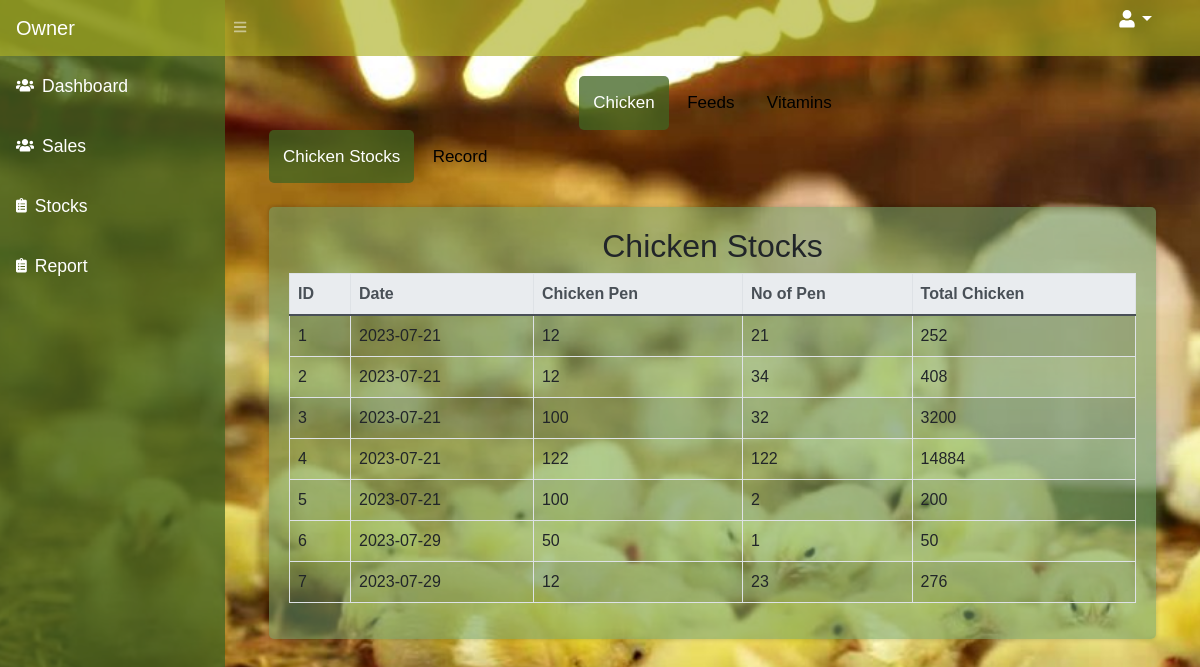
/admin/chicken_stocks_record.php, run on the app's committed database.
### tables this page shows
CREATE TABLE `chicken_stocks` (
  `id` int(11) NOT NULL,
  `date` date NOT NULL,
  `chicken_pen` varchar(50) NOT NULL,
  `no_of_pen` int(11) NOT NULL,
  `total_chicken` int(11) NOT NULL
);

### admin/chicken_stocks_record.php (the view, shortened to what this page needs)
<!DOCTYPE html>
<html>
<head>
    <link rel="stylesheet" href="https://stackpath.bootstrapcdn.com/bootstrap/4.5.2/css/bootstrap.min.css">
        <link href="https://cdn.jsdelivr.net/npm/simple-datatables@latest/dist/style.css" rel="stylesheet" />
        <link href="../css/styles.css" rel="stylesheet" />
        <link href="../css copy/themee.css" rel="stylesheet" />
</head>
<body class="sb-nav-fixed">
<?php include_once('includes/navbar.php');?>
        <div id="layoutSidenav">
          <?php include_once('includes/sidebar.php');?>
            <div id="layoutSidenav_content">
                <main>
                    <div class="container-fluid px-4">
                    <div class="pill-nav" align="center">
                    <a class="active" href="chickenstocks.php">Chicken</a>
                    <a href="feedsstocks.php">Feeds</a>
                    <a href="vitaminsstocks.php">Vitamins</a>
                    </div>
                    <div class="pill-nav">
                    <a class="active" href="chickenstocks.php">Chicken Stocks</a>
                    <a href="chicken_stocks_record.php">Record</a>
                    </div>
</body>
</html>
<?php
$servername = "localhost";
$username = "root";
$password = "";
$dbname = "loginsystem";
$conn = new mysqli($servername, $username, $password, $dbname);
$sql = "SELECT * FROM chicken_stocks";
$result = $conn->query($sql);
if ($result->num_rows > 0) {
    echo "<div class='container mt-4'>";
    echo "<h2>Chicken Stocks</h2>";
    echo "<table class='table table-bordered table-striped'>";
    echo "<thead class='thead-light'>";
    echo "<tr><th>ID</th><th>Date</th><th>Chicken Pen</th><th>No of Pen</th><th>Total Chicken</th></tr>";
    echo "</thead>";
    echo "<tbody>";
    while ($row = $result->fetch_assoc()) {
        echo "<tr>";
        echo "<td>" . $row['id'] . "</td>";
        echo "<td>" . $row['date'] . "</td>";
        echo "<td>" . $row['chicken_pen'] . "</td>";
        echo "<td>" . $row['no_of_pen'] . "</td>";
        echo "<td>" . $row['total_chicken'] . "</td>";
        echo "</tr>";
    }
    echo "</tbody>";
    echo "</table>";
    echo "</div>";
} else {
    echo "<div class='container mt-4'>";
    echo "<div class='alert alert-info'>No chicken stocks data available.</div>";
    echo "</div>";
}
?>

### css copy/themee.css (style rules this page uses)
* { margin: 0; padding: 0; box-sizing: border-box; }
body { background: url("../img/chick_bg.jpg") no-repeat; background-position: center; background-size: cover; height: 100vh; margin: 0; padding: 0; list-style: none; text-decoration: none; }
.container { padding: 28px 40px; transition: .5s; }

### admin/chicken_stocks_record.php (style rules this page uses)
body { font-family: Arial, Helvetica, sans-serif; }
.pill-nav a { display: inline-block; color: black; text-align: center; padding: 14px; text-decoration: none; font-size: 17px; border-radius: 5px; }
.pill-nav a.active { background-color: rgba(65, 100, 34, 0.76); color: white; }
body { font-family: Arial, sans-serif; background-color: #f8f8f8; padding: 20px; }
.container { max-width: 900px; margin: 0 auto; background-color: #72A06A8C; padding: 20px; border-radius: 5px; box-shadow: 0 0 5px rgba(0, 0, 0, 0.2); }
h2 { text-align: center; }

### admin/includes/sidebar.php (style rules this page uses)
.active { background-color: rgba(65, 100, 34, 0.76); color: white; }

### data on the page
chicken_stocks: id "1", date "2023-07-21", chicken_pen "12", no_of_pen "21", total_chicken "252"
chicken_stocks: id "2", date "2023-07-21", chicken_pen "12", no_of_pen "34", total_chicken "408"
chicken_stocks: id "3", date "2023-07-21", chicken_pen "100", no_of_pen "32", total_chicken "3200"
chicken_stocks: id "4", date "2023-07-21", chicken_pen "122", no_of_pen "122", total_chicken "14884"
chicken_stocks: id "5", date "2023-07-21", chicken_pen "100", no_of_pen "2", total_chicken "200"
chicken_stocks: id "6", date "2023-07-29", chicken_pen "50", no_of_pen "1", total_chicken "50"
chicken_stocks: id "7", date "2023-07-29", chicken_pen "12", no_of_pen "23", total_chicken "276"
